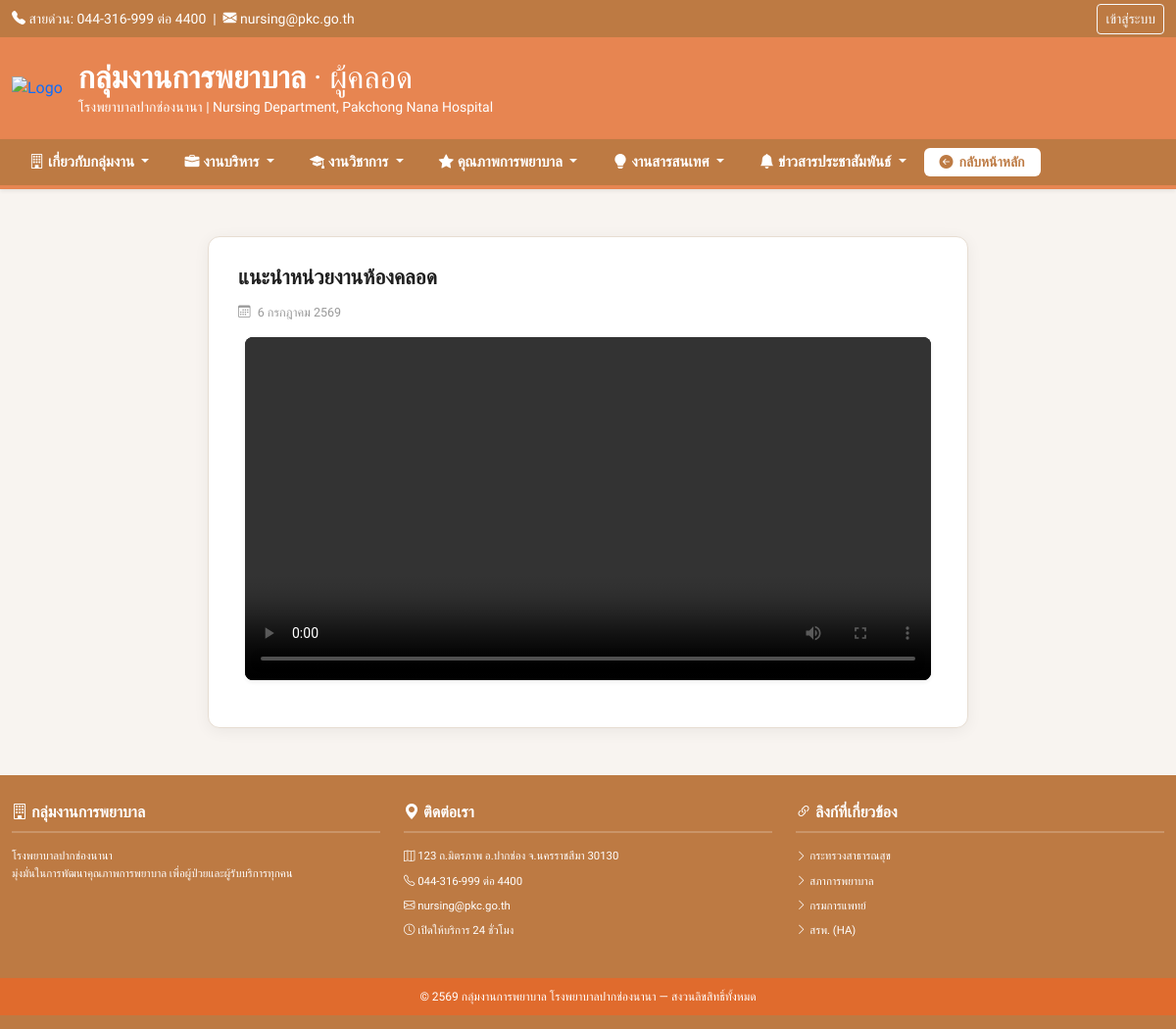
Before: /dept_postpartum.php with the older database file.
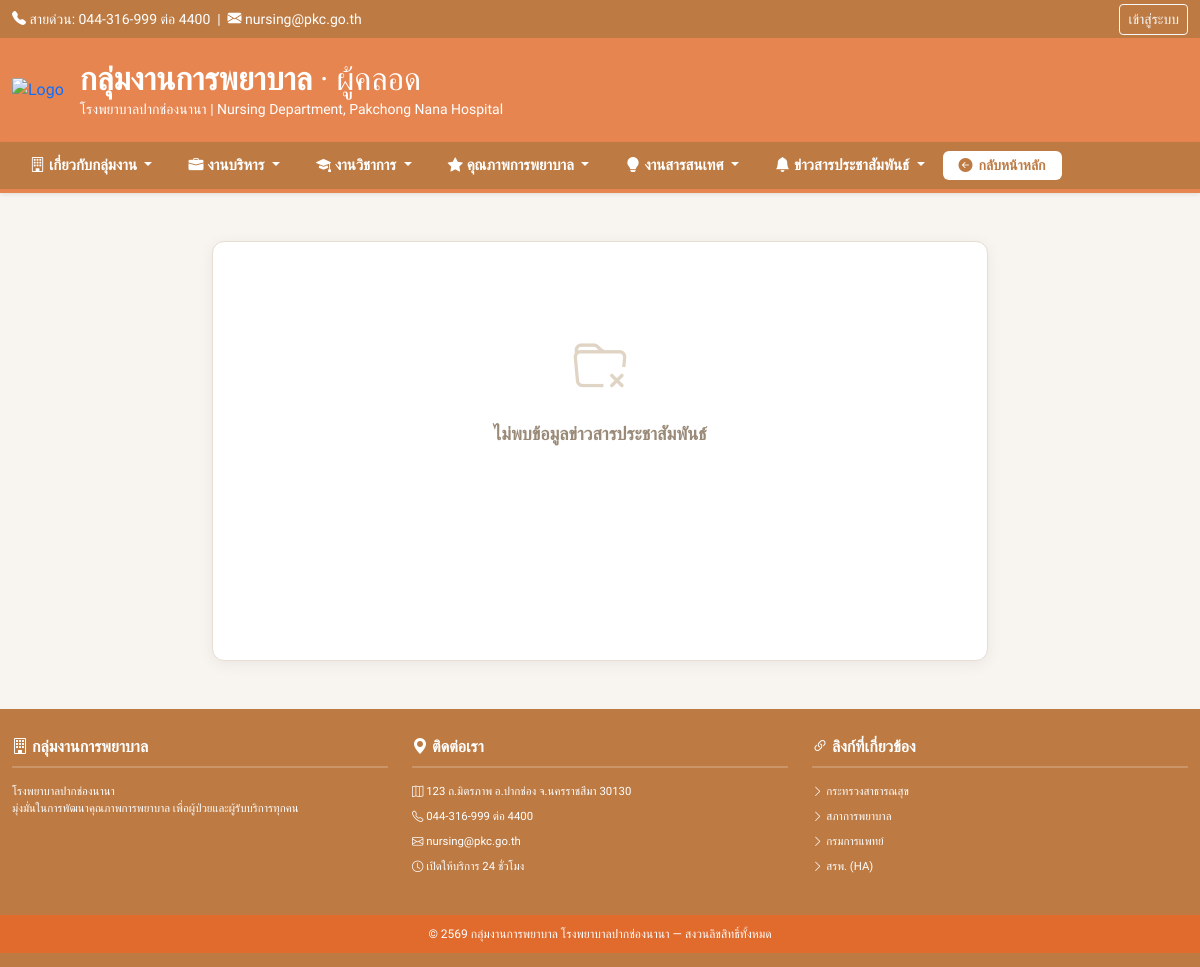
After: the same page with the newer database file.
### tables this page shows
CREATE TABLE IF NOT EXISTS `department_contents` (
  `id` int NOT NULL AUTO_INCREMENT,
  `department_id` int NOT NULL,
  `section` varchar(50) NOT NULL,
  `title` varchar(255) NOT NULL,
  `content` text,
  `file_name` text,
  `link_url` varchar(500) DEFAULT NULL,
  `sort_order` int NOT NULL DEFAULT '0',
  `created_at` timestamp NULL DEFAULT CURRENT_TIMESTAMP,
  PRIMARY KEY (`id`),
  KEY `idx_department_section` (`department_id`,`section`)
);

### dept_postpartum.php (the view, shortened to what the changed rows need)
<?php
require_once 'connect.php';
$DEPT_ID   = 3;
function dateToThaiFull($dateStr) {
    $time = strtotime($dateStr);
    $d = date('j', $time);
    $m = date('n', $time);
    $y = date('Y', $time) + 543;
    $months = ["", "มกราคม", "กุมภาพันธ์", "มีนาคม", "เมษายน", "พฤษภาคม", "มิถุนายน", "กรกฎาคม", "สิงหาคม", "กันยายน", "ตุลาคม", "พฤศจิกายน", "ธันวาคม"];
    return "$d {$months[$m]} $y";
}
function parseFileNames($fileData) {
    $decoded = json_decode($fileData, true);
    if (is_string($fileData) && !empty($fileData)) return [$fileData];
    return [];
}
$stmt = $conn->prepare("SELECT * FROM departments WHERE id = :id");
$stmt->execute([':id' => $DEPT_ID]);
$dept = $stmt->fetch(PDO::FETCH_ASSOC);
$stmt = $conn->prepare("SELECT * FROM department_contents WHERE department_id = :id ORDER BY section ASC, sort_order ASC, id ASC");
$stmt->execute([':id' => $DEPT_ID]);
$content_rows = $stmt->fetchAll(PDO::FETCH_ASSOC);
$bySection = [];
foreach ($content_rows as $row) { $bySection[$row['section']][] = $row; }
function renderAttachments($row) {
    $files = parseFileNames($row['file_name'] ?? '');
    $html  = '';
    foreach ($files as $fname) {
        $path = 'uploads/' . $fname;
        $ext  = strtolower(pathinfo($fname, PATHINFO_EXTENSION));
        $safe = htmlspecialchars($path);
        if (in_array($ext, ['jpg', 'jpeg', 'png', 'gif', 'webp'])) {
            $html .= '<div class="text-center">
            <img src="' . $safe . '" class="dc-img lightbox-trigger shadow-sm border" alt="" onerror="this.style.display=\'none\'">
            <small class="text-muted d-block mt-2">คลิกที่รูปภาพเพื่อขยาย</small>
          </div>';
        } elseif (in_array($ext, ['mp4', 'webm', 'ogg'])) {
            $html .= '<video class="dc-video shadow-sm" controls preload="metadata"><source src="' . $safe . '"></video>';
        }
    }
    return $html;
}
?>
<!DOCTYPE html>
<html lang="th">
<head>
    <link href="https://cdn.jsdelivr.net/npm/bootstrap@5.3.3/dist/css/bootstrap.min.css" rel="stylesheet">
    <link rel="stylesheet" href="https://cdn.jsdelivr.net/npm/bootstrap-icons@1.11.0/font/bootstrap-icons.css">
    <link rel="stylesheet" href="style.css">
    <link rel="stylesheet" href="department.css">
</head>
<body class="dept-page">
<div class="header-banner">
    <div class="container d-flex align-items-center">
        <div>
            <h2 class="mb-0 fw-bold">กลุ่มงานการพยาบาล <span class="fw-normal opacity-90">· <?= htmlspecialchars($dept['name']) ?></span></h2>
        </div>
    </div>
</div>
<div class="container my-5">
    <div class="row justify-content-center">
        <div class="col-lg-9 col-xl-8">
            <?php
            $show_personnel = isset($_GET['show_personnel']) ? true : false;
            $show_all_knowledge = true;
            ?>
           <?php if ($show_personnel): ?>
                <div class="dept-content-card dept-content-card-wide">
                    <?php if (empty($bySection['personnel'])): ?>
                        <div class="dc-empty-state">
                            <i class="bi bi-people"></i>
                            <h3>ยังไม่มีข้อมูลบุคลากรในแผนกนี้</h3>
                        </div>
                    <?php else: ?>
                        <div class="row g-4 justify-content-center">
                            <?php foreach ($bySection['personnel'] as $p):
                                $p_files = parseFileNames($p['file_name'] ?? '');
                                $p_img = null;
                                foreach ($p_files as $pf) {
                                    $pfe = strtolower(pathinfo($pf, PATHINFO_EXTENSION));
                                    if (in_array($pfe, ['jpg','jpeg','png','gif','webp'])) { $p_img = $pf; break; }
                                }
                            ?>
                                <div class="col-12 d-flex justify-content-center">
                                    <div class="personnel-card w-100 p-4  shadow-sm bg-white">
                                        <?php if ($p_img): ?>
                                            <img src="uploads/<?= htmlspecialchars($p_img) ?>" class="personnel-img lightbox-trigger img-fluid mx-auto mb-3" alt="" style="width: 100%; height: auto;">
                                        <?php else: ?>
                                            <div class="personnel-img personnel-img-placeholder d-flex align-items-center justify-content-center bg-light text-muted mx-auto mb-3" style="width: 100%; height: 220px; font-size: 64px;"><i class="bi bi-person-fill"></i></div>
                                        <?php endif; ?>
                                        <div class="personnel-name fw-bold text-dark mb-1" style="font-size: 16px;"><?= htmlspecialchars($p['title']) ?></div>
                                        <?php if (!empty(trim($p['content'] ?? ''))): ?>
                                            <div class="personnel-role small text-muted fw-semibold"><?= htmlspecialchars($p['content']) ?></div>
                                        <?php endif; ?>
                                    </div>
                                </div>
                            <?php endforeach; ?>
                        </div>
                    <?php endif; ?>
                </div>
            <?php elseif ($show_all_knowledge): ?>
                <?php if (empty($bySection['knowledge'])): ?>
                    <div class="dept-content-card">
                        <div class="dc-empty-state">
                            <i class="bi bi-folder-x"></i>
                            <h3>ไม่พบข้อมูลข่าวสารประชาสัมพันธ์</h3>
                        </div>
                    </div>
                <?php else: ?>
                    <div class="d-flex flex-column gap-4">
                        <?php foreach ($bySection['knowledge'] as $row): ?>
                            <div class="dept-content-card">
                                <h2 class="dc-title"><?= htmlspecialchars($row['title']) ?></h2>
                                <div class="dc-meta mb-3">
                                    <i class="bi bi-calendar3 me-1"></i> <?= dateToThaiFull($row['created_at']) ?>
                                </div>
                                <div class="dc-attachments">
                                    <?= renderAttachments($row) ?>
                                </div>
                            </div>
                        <?php endforeach; ?>
                    </div>
                <?php endif; ?>
            <?php endif; ?>
        </div>
    </div>
</div>
</body>
</html>

Changed rows visible on the page:
removed department_contents: title "แนะนำหน่วยงานห้องคลอด", created_at "6 กรกฎาคม 2569"
Other visible differences:
text now shown: "ไม่พบข้อมูลข่าวสารประชาสัมพันธ์"
